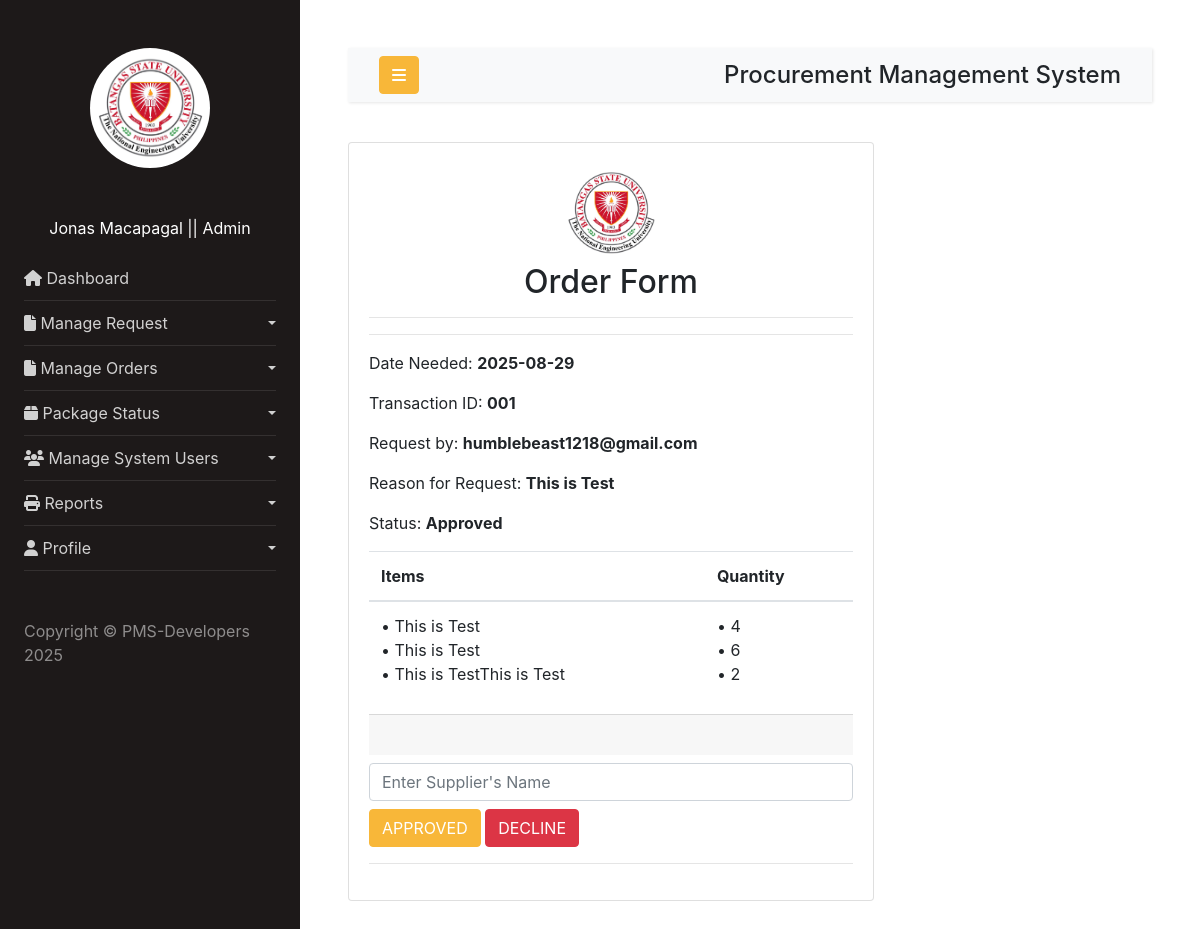
The page /EndUsers/adminviewunitOrders.php?ID=001 (signed in) on the database its author committed.
### tables this page shows
CREATE TABLE `request` (
  `r_id` int(255) NOT NULL,
  `transactionCode` varchar(255) NOT NULL,
  `Reason` text DEFAULT NULL,
  `Description` text DEFAULT NULL,
  `addSupply` text DEFAULT NULL,
  `productDes` text DEFAULT NULL,
  `quantity` text DEFAULT NULL,
  `dateNeeded` text DEFAULT NULL,
  `dateRequest` text DEFAULT NULL,
  `dateApprove` text DEFAULT NULL,
  `empID` varchar(255) NOT NULL,
  `statusOne` int(2) DEFAULT 0,
  `statusTwo` int(2) DEFAULT 0,
  `notes` text DEFAULT NULL
);

### EndUsers/adminviewunitOrders.php (the view, shortened to what this page needs)
<?php
include_once("./components/header.php");
include_once("./components/sidebar.php");
include_once("./components/innernavbar.php");
$con = connection();
?>
<div class="row">
  <div class="col-lg-8 md-3">
    <div class="card">
      <div class="card-body">
            <center>
                <img src="./images/bsu.jpg" alt="Profile" height="100px" width="100px" class="rounded-circle">
                <h2>Order Form</h2>
            </center>
            <hr>
            <hr>
            <?php
                $transaction_id = $_GET['ID'];
                $query = "SELECT * FROM `request` WHERE `transactionCode` = '$transaction_id' ";
                $result = mysqli_query($con, $query);
                while($data = mysqli_fetch_assoc($result)){
                    $status = $data['statusTwo'];
            ?>
            <div class="receipt-info">
                <p>Date Needed: <b><?= $data['dateNeeded'];?></b> </p>
                <p>Transaction ID: <b><?= $data['transactionCode'];?></b> </p>
                <p>Request by: <b><?= $data['empID'];?></b> </p>
                <p>Reason for Request: <b><?= $data['Reason'];?></b></p>
                <?php
                    $statusLabel = match((int)($status ?? 0)) {
                            0 => "Pending",
                            1 => "Approved",
                            2 => "Declined",
                            default => "Unknown"
                        };
                    ?>
                <p>Status: <b><?= $statusLabel ?></b> </p>
            </div>
            <div class="receipt-items">
                <div class="table-responsive">
                    <table class="table">
                        <thead>
                            <tr>
                                <th>Items</th>
                                <th>Quantity</th>
                            </tr>
                        </thead>
                        <tbody>
                            <tr>
                                <td>
                                    <?php
                                        $imploded_data = $data['addSupply'];
                                        $exploded_items = explode(",", $imploded_data);
                                        foreach ($exploded_items as $value) {
                                            echo "• ".$value . "<br>";
                                        }
                                    ?>
                                </td>
                                <td>
                                    <?php
                                        $imploded_data = $data['quantity'];
                                        $exploded_quantity = explode(",", $imploded_data);
                                        foreach ($exploded_quantity as $value) {
                                            echo "• ".$value."<br>";
                                        }
                                    ?>
                                </td>
                            </tr>
                        </tbody>
                    </table>
                </div>
            </div>
            <div class="card-footer">
            </div>
            <form action="action.php" method="post">
                <input type="text" name="supplier" id="" class="form-control my-2" placeholder="Enter Supplier's Name" required>
                <button type="submit" name="btnPostOrder" class="btn btn-primary" onclick="return confirm('Post this Order?');"> <i class="bi bi-check2-circle"></i> APPROVED</button>
                <button type="submit" name="btnUnpostOrder" class="btn btn-danger" onclick="return confirm('Decline this Order?');"><i class="bi bi-x-circle"></i> DECLINE</button>
            </form>
            <?php } ?>
            <hr>
      </div>
    </div>
  </div>
</div>
<?php include_once("./components/footscript.php"); ?>

### rows shown on the page
request: dateNeeded "2025-08-29", transactionCode "001", empID "humblebeast1218@gmail.com", Reason "This is Test", statusTwo "Approved", value "This is Test", value "This is TestThis is Test", quantity "4", quantity "6", quantity "2"

### other values the page prints
$fullname "Jonas Macapagal"
$role "Admin"
